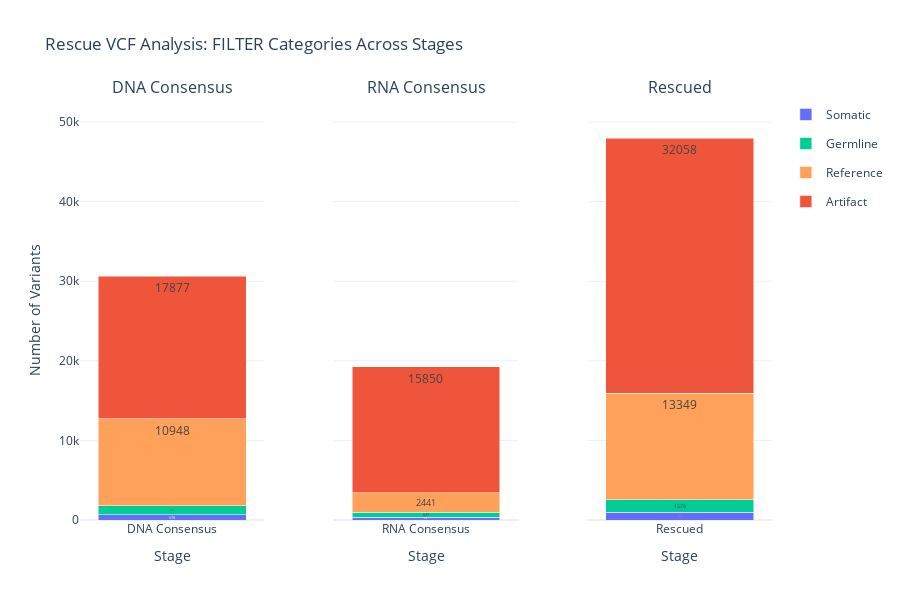

The cell this chart's notebook holds for it:
### Markdown cell above
## Step 6: Advanced Analysis - Rescue VCF Statistics

Analyze the rescue VCFs that combine DNA and RNA modality variants.

### Code cell
analyze_rescue_vcf(all_vcf_stats)

### Figure 1 — Plotly figure (JSON) as saved in the notebook; plotly's stock layout.template omitted (floating-point values rounded to 4 significant figures)
{"data": [{"hovertemplate": "<b>DNA Consensus</b><br>Somatic: %{y:,}<extra></extra>", "legendgroup": "Somatic", "marker": {"color": "#636EFA"}, "name": "Somatic", "showlegend": true, "text": ["670"], "textposition": "inside", "type": "bar", "x": ["DNA Consensus"], "xaxis": "x", "y": [670], "yaxis": "y"}, {"hovertemplate": "<b>DNA Consensus</b><br>Germline: %{y:,}<extra></extra>", "legendgroup": "Germline", "marker": {"color": "#00CC96"}, "name": "Germline", "showlegend": true, "text": ["1129"], "textposition": "inside", "type": "bar", "x": ["DNA Consensus"], "xaxis": "x", "y": [1129], "yaxis": "y"}, {"hovertemplate": "<b>DNA Consensus</b><br>Reference: %{y:,}<extra></extra>", "legendgroup": "Reference", "marker": {"color": "#FFA15A"}, "name": "Reference", "showlegend": true, "text": ["10948"], "textposition": "inside", "type": "bar", "x": ["DNA Consensus"], "xaxis": "x", "y": [10948], "yaxis": "y"}, {"hovertemplate": "<b>DNA Consensus</b><br>Artifact: %{y:,}<extra></extra>", "legendgroup": "Artifact", "marker": {"color": "#EF553B"}, "name": "Artifact", "showlegend": true, "text": ["17877"], "textposition": "inside", "type": "bar", "x": ["DNA Consensus"], "xaxis": "x", "y": [17877], "yaxis": "y"}, {"hovertemplate": "<b>RNA Consensus</b><br>Somatic: %{y:,}<extra></extra>", "legendgroup": "Somatic", "marker": {"color": "#636EFA"}, "name": "Somatic", "showlegend": false, "text": ["318"], "textposition": "inside", "type": "bar", "x": ["RNA Consensus"], "xaxis": "x2", "y": [318], "yaxis": "y2"}, {"hovertemplate": "<b>RNA Consensus</b><br>Germline: %{y:,}<extra></extra>", "legendgroup": "Germline", "marker": {"color": "#00CC96"}, "name": "Germline", "showlegend": false, "text": ["637"], "textposition": "inside", "type": "bar", "x": ["RNA Consensus"], "xaxis": "x2", "y": [637], "yaxis": "y2"}, {"hovertemplate": "<b>RNA Consensus</b><br>Reference: %{y:,}<extra></extra>", "legendgroup": "Reference", "marker": {"color": "#FFA15A"}, "name": "Reference", "showlegend": false, "text": ["2441"], "textposition": "inside", "type": "bar", "x": ["RNA Consensus"], "xaxis": "x2", "y": [2441], "yaxis": "y2"}, {"hovertemplate": "<b>RNA Consensus</b><br>Artifact: %{y:,}<extra></extra>", "legendgroup": "Artifact", "marker": {"color": "#EF553B"}, "name": "Artifact", "showlegend": false, "text": ["15850"], "textposition": "inside", "type": "bar", "x": ["RNA Consensus"], "xaxis": "x2", "y": [15850], "yaxis": "y2"}, {"hovertemplate": "<b>Rescued</b><br>Somatic: %{y:,}<extra></extra>", "legendgroup": "Somatic", "marker": {"color": "#636EFA"}, "name": "Somatic", "showlegend": false, "text": ["979"], "textposition": "inside", "type": "bar", "x": ["Rescued"], "xaxis": "x3", "y": [979], "yaxis": "y3"}, {"hovertemplate": "<b>Rescued</b><br>Germline: %{y:,}<extra></extra>", "legendgroup": "Germline", "marker": {"color": "#00CC96"}, "name": "Germline", "showlegend": false, "text": ["1579"], "textposition": "inside", "type": "bar", "x": ["Rescued"], "xaxis": "x3", "y": [1579], "yaxis": "y3"}, {"hovertemplate": "<b>Rescued</b><br>Reference: %{y:,}<extra></extra>", "legendgroup": "Reference", "marker": {"color": "#FFA15A"}, "name": "Reference", "showlegend": false, "text": ["13349"], "textposition": "inside", "type": "bar", "x": ["Rescued"], "xaxis": "x3", "y": [13349], "yaxis": "y3"}, {"hovertemplate": "<b>Rescued</b><br>Artifact: %{y:,}<extra></extra>", "legendgroup": "Artifact", "marker": {"color": "#EF553B"}, "name": "Artifact", "showlegend": false, "text": ["32058"], "textposition": "inside", "type": "bar", "x": ["Rescued"], "xaxis": "x3", "y": [32058], "yaxis": "y3"}], "layout": {"annotations": [{"font": {"size": 16}, "showarrow": false, "text": "DNA Consensus", "x": 0.1333, "xanchor": "center", "xref": "paper", "y": 1, "yanchor": "bottom", "yref": "paper"}, {"font": {"size": 16}, "showarrow": false, "text": "RNA Consensus", "x": 0.5, "xanchor": "center", "xref": "paper", "y": 1, "yanchor": "bottom", "yref": "paper"}, {"font": {"size": 16}, "showarrow": false, "text": "Rescued", "x": 0.8667, "xanchor": "center", "xref": "paper", "y": 1, "yanchor": "bottom", "yref": "paper"}], "barmode": "stack", "height": 600, "showlegend": true, "title": {"text": "Rescue VCF Analysis: FILTER Categories Across Stages"}, "xaxis": {"anchor": "y", "domain": [0, 0.2667], "title": {"text": "Stage"}}, "xaxis2": {"anchor": "y2", "domain": [0.3667, 0.6333], "title": {"text": "Stage"}}, "xaxis3": {"anchor": "y3", "domain": [0.7333, 1], "title": {"text": "Stage"}}, "yaxis": {"anchor": "x", "domain": [0, 1], "range": [0, 52760.0], "title": {"text": "Number of Variants"}}, "yaxis2": {"anchor": "x2", "domain": [0, 1], "matches": "y", "showticklabels": false}, "yaxis3": {"anchor": "x3", "domain": [0, 1], "matches": "y", "showticklabels": false}}}
